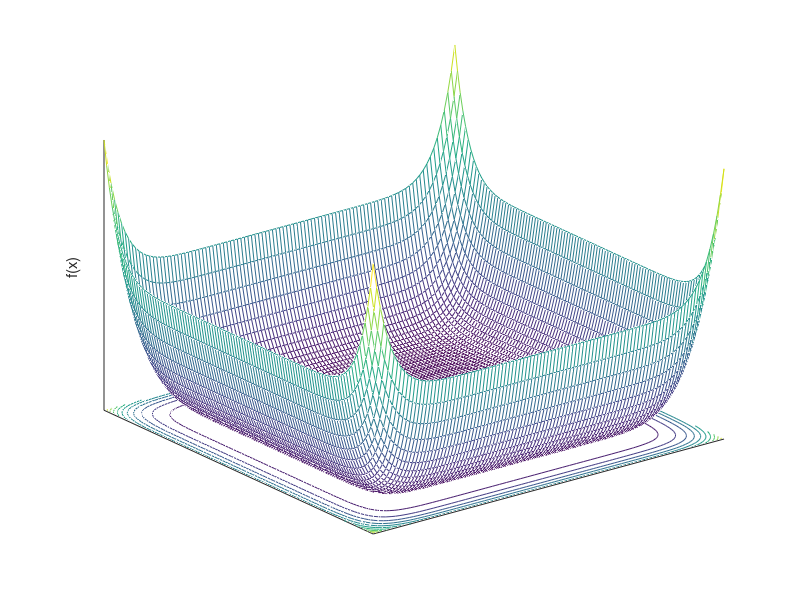

Here is the MATLAB script that generated this plot:
function TenthPlot

xlimits = [-1 1];
dx = (xlimits(2) - xlimits(1)) / 100;
N = floor((xlimits(2) - xlimits(1)) / dx) + 1;
obj = zeros(N, N);
i = 0;
for x = xlimits(1) : dx : xlimits(2)
    i = i + 1;
    k = 0;
    for y = xlimits(1) : dx : xlimits(2)
        k = k + 1;
        obj(i,k) = x^10 + y^10;
    end
end
close all;
[x, y] = meshgrid(xlimits(1) : dx : xlimits(2));
meshc(x,y,obj);
zlabel('f(x)')
set(gca, 'XTick', [])
set(gca, 'YTick', [])
set(gca, 'ZTick', [])
temp = axis;
axis([xlimits, xlimits, temp(5), max(max(obj))])